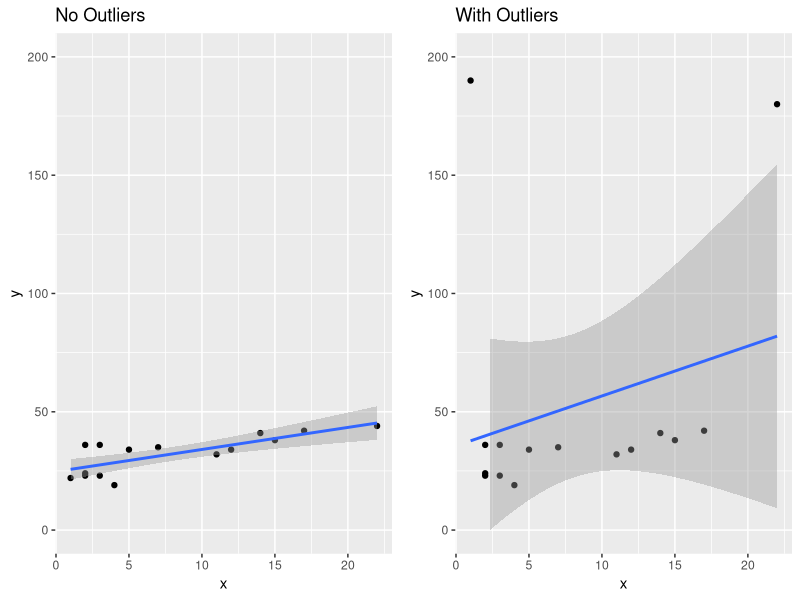

Write R code to recreate this figure.
# https://www.statology.org/how-to-identify-influential-data-points-using-cooks-distance/
library(ggplot2)
library(gridExtra)

#create data frame with no outliers
no_outliers <- data.frame(x = c(1, 2, 2, 3, 4, 5, 7, 3, 2, 12, 11, 15, 14, 17, 22),
                          y = c(22, 23, 24, 23, 19, 34, 35, 36, 36, 34, 32, 38, 41,
                                42, 44))

#create data frame with two outliers
outliers <- data.frame(x = c(1, 2, 2, 3, 4, 5, 7, 3, 2, 12, 11, 15, 14, 17, 22),
                       y = c(190, 23, 24, 23, 19, 34, 35, 36, 36, 34, 32, 38, 41,
                             42, 180))

#create scatterplot for data frame with no outliers
no_outliers_plot <- ggplot(data = no_outliers, aes(x = x, y = y)) +
  geom_point() +
  geom_smooth(method = lm) +
  ylim(0, 200) +
  ggtitle("No Outliers")

#create scatterplot for data frame with outliers
outliers_plot <- ggplot(data = outliers, aes(x = x, y = y)) +
  geom_point() +
  geom_smooth(method = lm) +
  ylim(0, 200) +
  ggtitle("With Outliers")

#plot the two scatterplots side by side
gridExtra::grid.arrange(no_outliers_plot, outliers_plot, ncol=2)